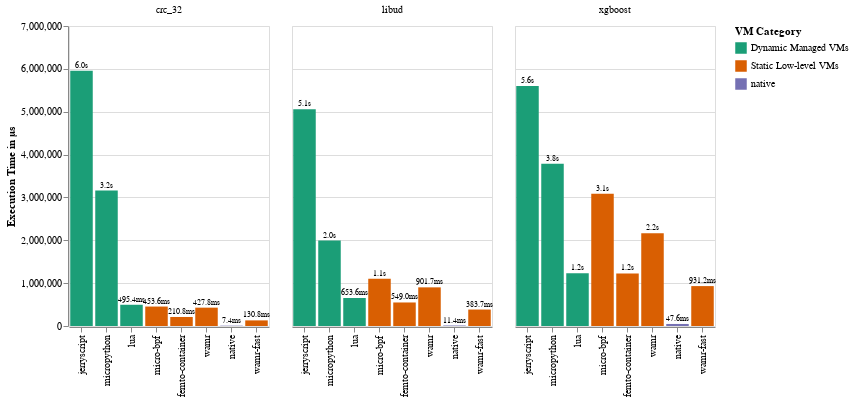
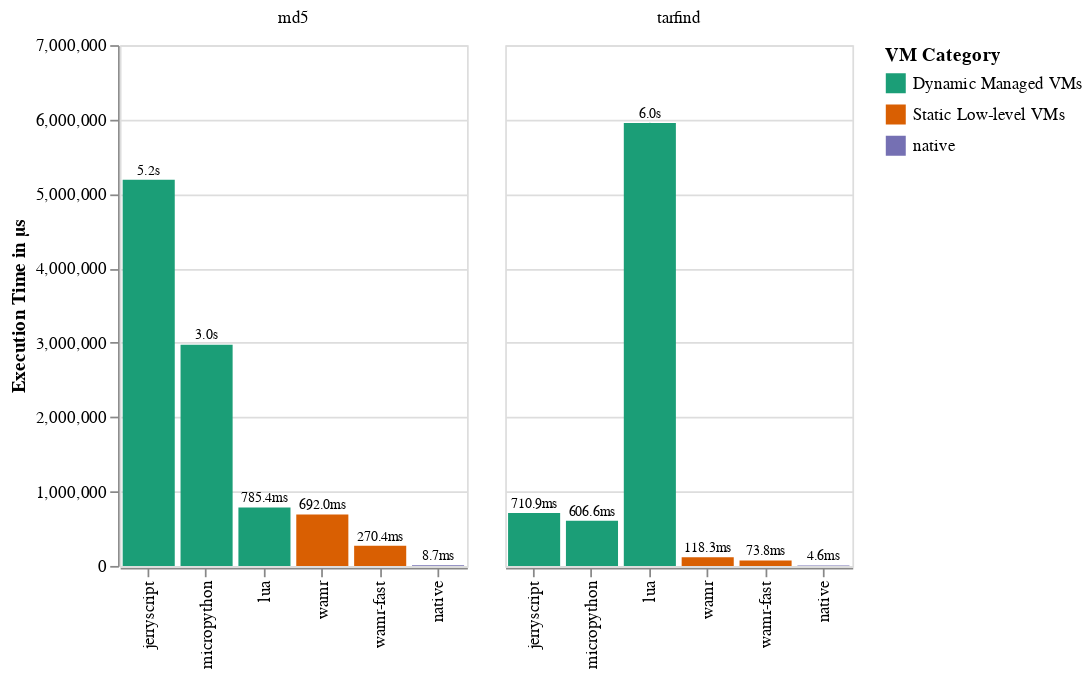

Source (notebook cell) for these figures, in order:
### Markdown cell above
### execution time of each benchmark

### Code cell
Y_MAX = 7_000_000

def plot_exec_chart(data):
    base_chart = (
        alt.Chart(data)
        .encode(
            alt.X("environment:N", title="", sort=["jerryscript", "micropython", "lua", "micro-bpf", "femto-container", "wamr"]),
            alt.Y("execution_time_us:Q", title="Execution Time in µs", scale=alt.Scale(domain=[0, Y_MAX])),
            alt.YError("execution_time_us_std:Q")
        ).properties(width=200)
        )

    bar_chart = base_chart.encode(
            alt.Color("vm_category:N", title="VM Category", scale=colors_scale),
    ).mark_bar()

    text_chart = base_chart.encode(
            alt.Text("execution_time_formatted"),
    ).mark_text(dy=-5, color="black", fontSize=8)

    return (bar_chart + text_chart + bar_chart.mark_errorbar(color="black")) \
            .facet(column=alt.Column("benchmark:N", title=""))

heap_load_time_df = benchmark_avg_over_iteration.filter(pl.col("benchmark").is_in(HEAP_BENCHMARKS))
heap_less_load_time_df = benchmark_avg_over_iteration.filter(pl.col("benchmark").is_in(HEAP_LESS_BENCHMARKS))

plot_exec_chart(heap_less_load_time_df).display(scaleFactor=2)
plot_exec_chart(heap_load_time_df).display(scaleFactor=2)

### Figure 1 — Vega-Lite specification as saved in the notebook (floating-point values rounded to 4 significant figures)
{"config": {"view": {"continuousWidth": 300, "continuousHeight": 300}}, "data": {"name": "data-a4272e04a2c24c557cb6942cade16464"}, "facet": {"column": {"field": "benchmark", "title": "", "type": "nominal"}}, "spec": {"layer": [{"mark": {"type": "bar"}, "encoding": {"color": {"field": "vm_category", "scale": {"domain": ["Dynamic Managed VMs", "Static Low-level VMs", "native"], "range": ["#1b9e77", "#d95f02", "#7570b3"]}, "title": "VM Category", "type": "nominal"}, "x": {"field": "environment", "sort": ["jerryscript", "micropython", "lua", "micro-bpf", "femto-container", "wamr"], "title": "", "type": "nominal"}, "y": {"field": "execution_time_us", "scale": {"domain": [0, 7000000]}, "title": "Execution Time in µs", "type": "quantitative"}, "yError": {"field": "execution_time_us_std"}}}, {"mark": {"type": "text", "color": "black", "dy": -5, "fontSize": 8}, "encoding": {"text": {"field": "execution_time_formatted", "type": "nominal"}, "x": {"field": "environment", "sort": ["jerryscript", "micropython", "lua", "micro-bpf", "femto-container", "wamr"], "title": "", "type": "nominal"}, "y": {"field": "execution_time_us", "scale": {"domain": [0, 7000000]}, "title": "Execution Time in µs", "type": "quantitative"}, "yError": {"field": "execution_time_us_std"}}}, {"mark": {"type": "errorbar", "color": "black"}, "encoding": {"color": {"field": "vm_category", "scale": {"domain": ["Dynamic Managed VMs", "Static Low-level VMs", "native"], "range": ["#1b9e77", "#d95f02", "#7570b3"]}, "title": "VM Category", "type": "nominal"}, "x": {"field": "environment", "sort": ["jerryscript", "micropython", "lua", "micro-bpf", "femto-container", "wamr"], "title": "", "type": "nominal"}, "y": {"field": "execution_time_us", "scale": {"domain": [0, 7000000]}, "title": "Execution Time in µs", "type": "quantitative"}, "yError": {"field": "execution_time_us_std"}}}], "width": 200}, "$schema": "https://vega.github.io/schema/vega-lite/v5.20.1.json", "datasets": {"data-a4272e04a2c24c557cb6942cade16464": [{"environment": "lua", "benchmark": "crc_32", "execution_time_us": 495400.0, "execution_time_us_std": 0.5477, "load_time_us": 24270.0, "load_time_us_std": 8.385, "vm_category": "Dynamic Managed VMs", "execution_time_formatted": "495.4ms", "execution_time_std_formatted": "0.5µs", "load_time_formatted": "24.3ms"}, {"environment": "wamr", "benchmark": "crc_32", "execution_time_us": 427800.0, "execution_time_us_std": 2.236, "load_time_us": 1152.0, "load_time_us_std": 99.37, "vm_category": "Static Low-level VMs", "execution_time_formatted": "427.8ms", "execution_time_std_formatted": "2.2µs", "load_time_formatted": "1.2ms"}, {"environment": "micro-bpf", "benchmark": "xgboost", "execution_time_us": 3083000.0, "execution_time_us_std": 9.68, "load_time_us": 179.0, "load_time_us_std": 10.98, "vm_category": "Static Low-level VMs", "execution_time_formatted": "3.1s", "execution_time_std_formatted": "9.7µs", "load_time_formatted": "179.0µs"}, {"environment": "jerryscript", "benchmark": "xgboost", "execution_time_us": 5601000.0, "execution_time_us_std": 0.5477, "load_time_us": 385900.0, "load_time_us_std": 0.0, "vm_category": "Dynamic Managed VMs", "execution_time_formatted": "5.6s", "execution_time_std_formatted": "0.5µs", "load_time_formatted": "385.9ms"}, {"environment": "native", "benchmark": "xgboost", "execution_time_us": 47580.0, "execution_time_us_std": 4.919, "load_time_us": 0.0, "load_time_us_std": 0.0, "vm_category": "native", "execution_time_formatted": "47.6ms", "execution_time_std_formatted": "4.9µs", "load_time_formatted": "0.0µs"}, {"environment": "femto-container", "benchmark": "xgboost", "execution_time_us": 1227000.0, "execution_time_us_std": 0.0, "load_time_us": 88.6, "load_time_us_std": 11.5, "vm_category": "Static Low-level VMs", "execution_time_formatted": "1.2s", "execution_time_std_formatted": "0.0µs", "load_time_formatted": "88.6µs"}, {"environment": "micro-bpf", "benchmark": "crc_32", "execution_time_us": 453600.0, "execution_time_us_std": 9.859, "load_time_us": 75.6, "load_time_us_std": 1.14, "vm_category": "Static Low-level VMs", "execution_time_formatted": "453.6ms", "execution_time_std_formatted": "9.9µs", "load_time_formatted": "75.6µs"}, {"environment": "micro-bpf", "benchmark": "libud", "execution_time_us": 1102000.0, "execution_time_us_std": 10.11, "load_time_us": 375.0, "load_time_us_std": 0.7071, "vm_category": "Static Low-level VMs", "execution_time_formatted": "1.1s", "execution_time_std_formatted": "10.1µs", "load_time_formatted": "375.0µs"}, {"environment": "jerryscript", "benchmark": "libud", "execution_time_us": 5058000.0, "execution_time_us_std": 0.5477, "load_time_us": 17950.0, "load_time_us_std": 0.0, "vm_category": "Dynamic Managed VMs", "execution_time_formatted": "5.1s", "execution_time_std_formatted": "0.5µs", "load_time_formatted": "18.0ms"}, {"environment": "wamr-fast", "benchmark": "crc_32", "execution_time_us": 130800.0, "execution_time_us_std": 1.342, "load_time_us": 2241.0, "load_time_us_std": 103.7, "vm_category": "Static Low-level VMs", "execution_time_formatted": "130.8ms", "execution_time_std_formatted": "1.3µs", "load_time_formatted": "2.2ms"}, {"environment": "micropython", "benchmark": "libud", "execution_time_us": 1994000.0, "execution_time_us_std": 0.7071, "load_time_us": 63360.0, "load_time_us_std": 9.737, "vm_category": "Dynamic Managed VMs", "execution_time_formatted": "2.0s", "execution_time_std_formatted": "0.7µs", "load_time_formatted": "63.4ms"}, {"environment": "native", "benchmark": "crc_32", "execution_time_us": 7449.0, "execution_time_us_std": 9.066, "load_time_us": 0.0, "load_time_us_std": 0.0, "vm_category": "native", "execution_time_formatted": "7.4ms", "execution_time_std_formatted": "9.1µs", "load_time_formatted": "0.0µs"}, {"environment": "femto-container", "benchmark": "crc_32", "execution_time_us": 210800.0, "execution_time_us_std": 0.5477, "load_time_us": 31.4, "load_time_us_std": 9.864, "vm_category": "Static Low-level VMs", "execution_time_formatted": "210.8ms", "execution_time_std_formatted": "0.5µs", "load_time_formatted": "31.4µs"}, {"environment": "wamr", "benchmark": "libud", "execution_time_us": 901700.0, "execution_time_us_std": 2.074, "load_time_us": 3773.0, "load_time_us_std": 105.0, "vm_category": "Static Low-level VMs", "execution_time_formatted": "901.7ms", "execution_time_std_formatted": "2.1µs", "load_time_formatted": "3.8ms"}, {"environment": "native", "benchmark": "libud", "execution_time_us": 11380.0, "execution_time_us_std": 9.066, "load_time_us": 0.0, "load_time_us_std": 0.0, "vm_category": "native", "execution_time_formatted": "11.4ms", "execution_time_std_formatted": "9.1µs", "load_time_formatted": "0.0µs"}, {"environment": "lua", "benchmark": "libud", "execution_time_us": 653600.0, "execution_time_us_std": 0.0, "load_time_us": 13560.0, "load_time_us_std": 36.26, "vm_category": "Dynamic Managed VMs", "execution_time_formatted": "653.6ms", "execution_time_std_formatted": "0.0µs", "load_time_formatted": "13.6ms"}, {"environment": "jerryscript", "benchmark": "crc_32", "execution_time_us": 5955000.0, "execution_time_us_std": 0.0, "load_time_us": 107500.0, "load_time_us_std": 0.4472, "vm_category": "Dynamic Managed VMs", "execution_time_formatted": "6.0s", "execution_time_std_formatted": "0.0µs", "load_time_formatted": "107.5ms"}, {"environment": "wamr-fast", "benchmark": "libud", "execution_time_us": 383700.0, "execution_time_us_std": 0.8944, "load_time_us": 11290.0, "load_time_us_std": 104.6, "vm_category": "Static Low-level VMs", "execution_time_formatted": "383.7ms", "execution_time_std_formatted": "0.9µs", "load_time_formatted": "11.3ms"}, {"environment": "wamr-fast", "benchmark": "xgboost", "execution_time_us": 931200.0, "execution_time_us_std": 1.225, "load_time_us": 6982.0, "load_time_us_std": 107.5, "vm_category": "Static Low-level VMs", "execution_time_formatted": "931.2ms", "execution_time_std_formatted": "1.2µs", "load_time_formatted": "7.0ms"}, {"environment": "lua", "benchmark": "xgboost", "execution_time_us": 1231000.0, "execution_time_us_std": 0.0, "load_time_us": 249000.0, "load_time_us_std": 228.1, "vm_category": "Dynamic Managed VMs", "execution_time_formatted": "1.2s", "execution_time_std_formatted": "0.0µs", "load_time_formatted": "249.0ms"}, {"environment": "micropython", "benchmark": "xgboost", "execution_time_us": 3786000.0, "execution_time_us_std": 0.5477, "load_time_us": 1479000.0, "load_time_us_std": 9.138, "vm_category": "Dynamic Managed VMs", "execution_time_formatted": "3.8s", "execution_time_std_formatted": "0.5µs", "load_time_formatted": "1.5s"}, {"environment": "micropython", "benchmark": "crc_32", "execution_time_us": 3159000.0, "execution_time_us_std": 10.29, "load_time_us": 80990.0, "load_time_us_std": 12.28, "vm_category": "Dynamic Managed VMs", "execution_time_formatted": "3.2s", "execution_time_std_formatted": "10.3µs", "load_time_formatted": "81.0ms"}, {"environment": "femto-container", "benchmark": "libud", "execution_time_us": 549000.0, "execution_time_us_std": 0.0, "load_time_us": 148.4, "load_time_us_std": 9.839, "vm_category": "Static Low-level VMs", "execution_time_formatted": "549.0ms", "execution_time_std_formatted": "0.0µs", "load_time_formatted": "148.4µs"}, {"environment": "wamr", "benchmark": "xgboost", "execution_time_us": 2161000.0, "execution_time_us_std": 2.236, "load_time_us": 2637.0, "load_time_us_std": 99.96, "vm_category": "Static Low-level VMs", "execution_time_formatted": "2.2s", "execution_time_std_formatted": "2.2µs", "load_time_formatted": "2.6ms"}]}}

### Figure 2 — Vega-Lite specification as saved in the notebook (floating-point values rounded to 4 significant figures)
{"config": {"view": {"continuousWidth": 300, "continuousHeight": 300}}, "data": {"name": "data-a2d03ee494a5a60328c4e113dc3bcb1a"}, "facet": {"column": {"field": "benchmark", "title": "", "type": "nominal"}}, "spec": {"layer": [{"mark": {"type": "bar"}, "encoding": {"color": {"field": "vm_category", "scale": {"domain": ["Dynamic Managed VMs", "Static Low-level VMs", "native"], "range": ["#1b9e77", "#d95f02", "#7570b3"]}, "title": "VM Category", "type": "nominal"}, "x": {"field": "environment", "sort": ["jerryscript", "micropython", "lua", "micro-bpf", "femto-container", "wamr"], "title": "", "type": "nominal"}, "y": {"field": "execution_time_us", "scale": {"domain": [0, 7000000]}, "title": "Execution Time in µs", "type": "quantitative"}, "yError": {"field": "execution_time_us_std"}}}, {"mark": {"type": "text", "color": "black", "dy": -5, "fontSize": 8}, "encoding": {"text": {"field": "execution_time_formatted", "type": "nominal"}, "x": {"field": "environment", "sort": ["jerryscript", "micropython", "lua", "micro-bpf", "femto-container", "wamr"], "title": "", "type": "nominal"}, "y": {"field": "execution_time_us", "scale": {"domain": [0, 7000000]}, "title": "Execution Time in µs", "type": "quantitative"}, "yError": {"field": "execution_time_us_std"}}}, {"mark": {"type": "errorbar", "color": "black"}, "encoding": {"color": {"field": "vm_category", "scale": {"domain": ["Dynamic Managed VMs", "Static Low-level VMs", "native"], "range": ["#1b9e77", "#d95f02", "#7570b3"]}, "title": "VM Category", "type": "nominal"}, "x": {"field": "environment", "sort": ["jerryscript", "micropython", "lua", "micro-bpf", "femto-container", "wamr"], "title": "", "type": "nominal"}, "y": {"field": "execution_time_us", "scale": {"domain": [0, 7000000]}, "title": "Execution Time in µs", "type": "quantitative"}, "yError": {"field": "execution_time_us_std"}}}], "width": 200}, "$schema": "https://vega.github.io/schema/vega-lite/v5.20.1.json", "datasets": {"data-a2d03ee494a5a60328c4e113dc3bcb1a": [{"environment": "wamr-fast", "benchmark": "md5", "execution_time_us": 270400.0, "execution_time_us_std": 1.342, "load_time_us": 8586.0, "load_time_us_std": 105.7, "vm_category": "Static Low-level VMs", "execution_time_formatted": "270.4ms", "execution_time_std_formatted": "1.3µs", "load_time_formatted": "8.6ms"}, {"environment": "native", "benchmark": "tarfind", "execution_time_us": 4601.0, "execution_time_us_std": 8.396, "load_time_us": 0.0, "load_time_us_std": 0.0, "vm_category": "native", "execution_time_formatted": "4.6ms", "execution_time_std_formatted": "8.4µs", "load_time_formatted": "0.0µs"}, {"environment": "micropython", "benchmark": "md5", "execution_time_us": 2974000.0, "execution_time_us_std": 19.68, "load_time_us": 102400.0, "load_time_us_std": 9.839, "vm_category": "Dynamic Managed VMs", "execution_time_formatted": "3.0s", "execution_time_std_formatted": "19.7µs", "load_time_formatted": "102.4ms"}, {"environment": "jerryscript", "benchmark": "md5", "execution_time_us": 5190000.0, "execution_time_us_std": 0.4472, "load_time_us": 39970.0, "load_time_us_std": 0.4472, "vm_category": "Dynamic Managed VMs", "execution_time_formatted": "5.2s", "execution_time_std_formatted": "0.4µs", "load_time_formatted": "40.0ms"}, {"environment": "wamr", "benchmark": "tarfind", "execution_time_us": 118300.0, "execution_time_us_std": 53.31, "load_time_us": 2193.0, "load_time_us_std": 101.5, "vm_category": "Static Low-level VMs", "execution_time_formatted": "118.3ms", "execution_time_std_formatted": "53.3µs", "load_time_formatted": "2.2ms"}, {"environment": "native", "benchmark": "md5", "execution_time_us": 8683.0, "execution_time_us_std": 7.95, "load_time_us": 0.0, "load_time_us_std": 0.0, "vm_category": "native", "execution_time_formatted": "8.7ms", "execution_time_std_formatted": "7.9µs", "load_time_formatted": "0.0µs"}, {"environment": "lua", "benchmark": "md5", "execution_time_us": 785400.0, "execution_time_us_std": 0.4472, "load_time_us": 22500.0, "load_time_us_std": 48.67, "vm_category": "Dynamic Managed VMs", "execution_time_formatted": "785.4ms", "execution_time_std_formatted": "0.4µs", "load_time_formatted": "22.5ms"}, {"environment": "wamr", "benchmark": "md5", "execution_time_us": 692000.0, "execution_time_us_std": 2.683, "load_time_us": 3183.0, "load_time_us_std": 102.2, "vm_category": "Static Low-level VMs", "execution_time_formatted": "692.0ms", "execution_time_std_formatted": "2.7µs", "load_time_formatted": "3.2ms"}, {"environment": "wamr-fast", "benchmark": "tarfind", "execution_time_us": 73840.0, "execution_time_us_std": 123.5, "load_time_us": 5355.0, "load_time_us_std": 106.5, "vm_category": "Static Low-level VMs", "execution_time_formatted": "73.8ms", "execution_time_std_formatted": "123.5µs", "load_time_formatted": "5.4ms"}, {"environment": "lua", "benchmark": "tarfind", "execution_time_us": 5953000.0, "execution_time_us_std": 2420.0, "load_time_us": 38880.0, "load_time_us_std": 20.4, "vm_category": "Dynamic Managed VMs", "execution_time_formatted": "6.0s", "execution_time_std_formatted": "2.4ms", "load_time_formatted": "38.9ms"}, {"environment": "jerryscript", "benchmark": "tarfind", "execution_time_us": 710900.0, "execution_time_us_std": 465.4, "load_time_us": 11670.0, "load_time_us_std": 0.5477, "vm_category": "Dynamic Managed VMs", "execution_time_formatted": "710.9ms", "execution_time_std_formatted": "465.4µs", "load_time_formatted": "11.7ms"}, {"environment": "micropython", "benchmark": "tarfind", "execution_time_us": 606600.0, "execution_time_us_std": 0.5477, "load_time_us": 38990.0, "load_time_us_std": 9.654, "vm_category": "Dynamic Managed VMs", "execution_time_formatted": "606.6ms", "execution_time_std_formatted": "0.5µs", "load_time_formatted": "39.0ms"}]}}
